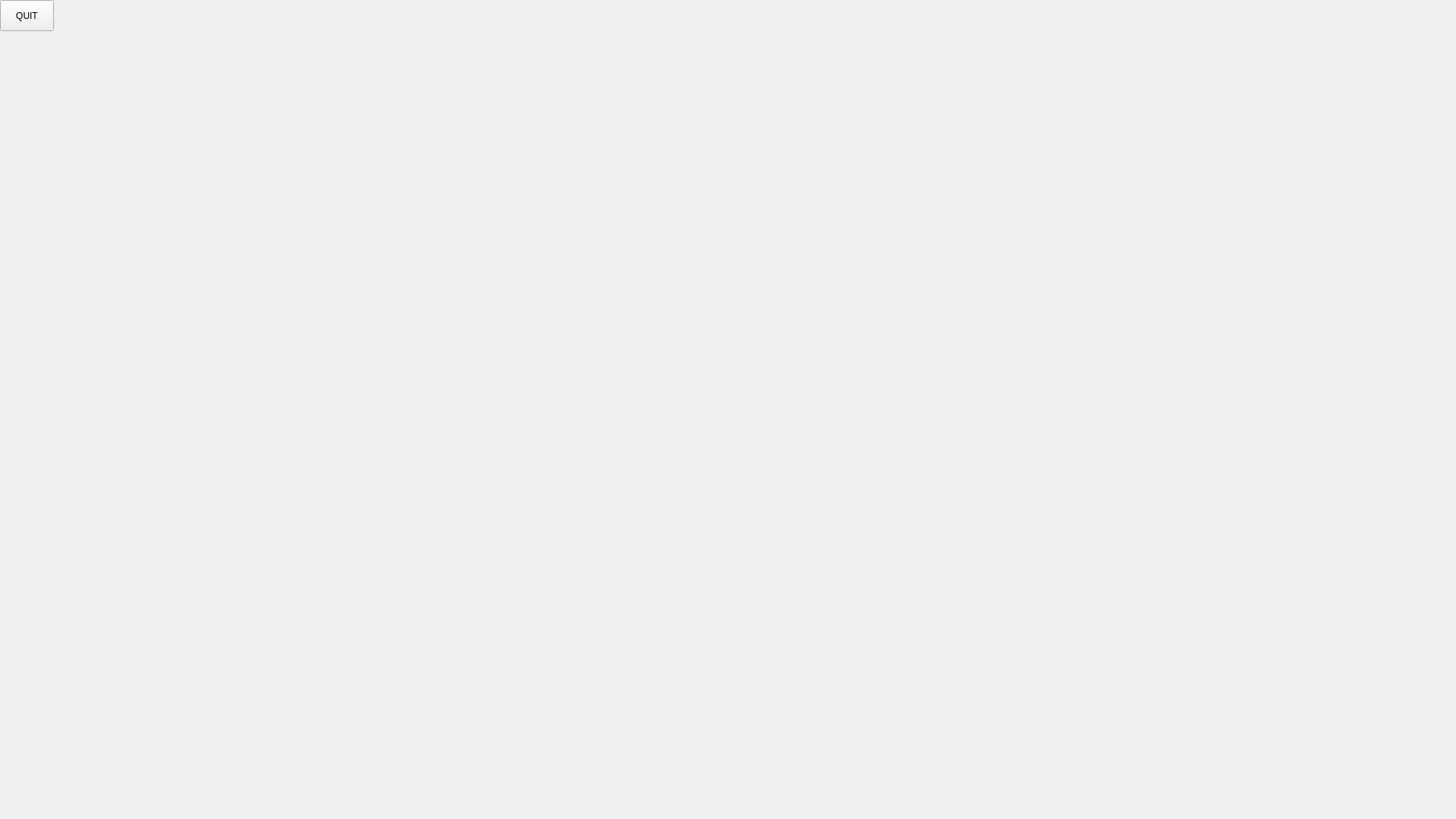
<?xml version="1.0" encoding="UTF-8"?>
<ui version="4.0">
 <class>MainWindow</class>
 <widget class="QMainWindow" name="MainWindow">
  <property name="geometry">
   <rect>
    <x>0</x>
    <y>0</y>
    <width>1920</width>
    <height>1080</height>
   </rect>
  </property>
  <property name="windowTitle">
   <string>MainWindow</string>
  </property>
  <widget class="QWidget" name="centralWidget">
   <widget class="QPushButton" name="pushButton">
    <property name="geometry">
     <rect>
      <x>0</x>
      <y>0</y>
      <width>71</width>
      <height>41</height>
     </rect>
    </property>
    <property name="text">
     <string>QUIT</string>
    </property>
   </widget>
   <widget class="QLabel" name="label">
    <property name="geometry">
     <rect>
      <x>240</x>
      <y>230</y>
      <width>81</width>
      <height>61</height>
     </rect>
    </property>
    <property name="text">
     <string/>
    </property>
   </widget>
  </widget>
 </widget>
 <layoutdefault spacing="6" margin="11"/>
 <resources/>
 <connections/>
</ui>
